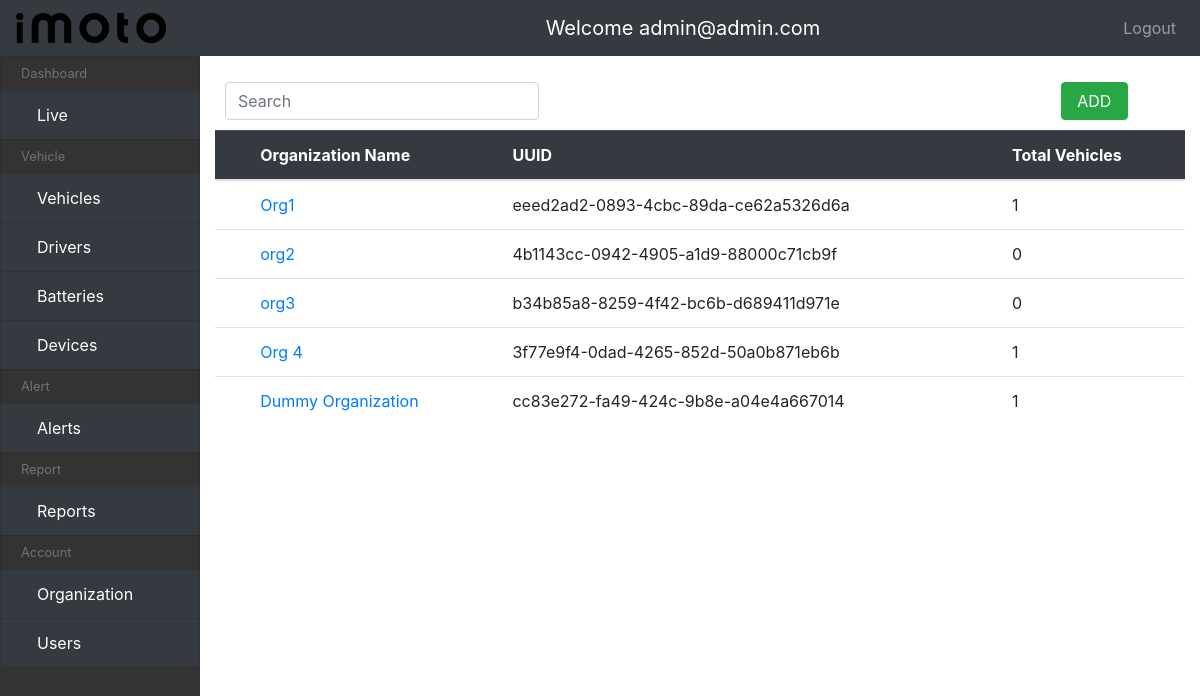
The app's page /accounts/organizations/ (signed in), older data.
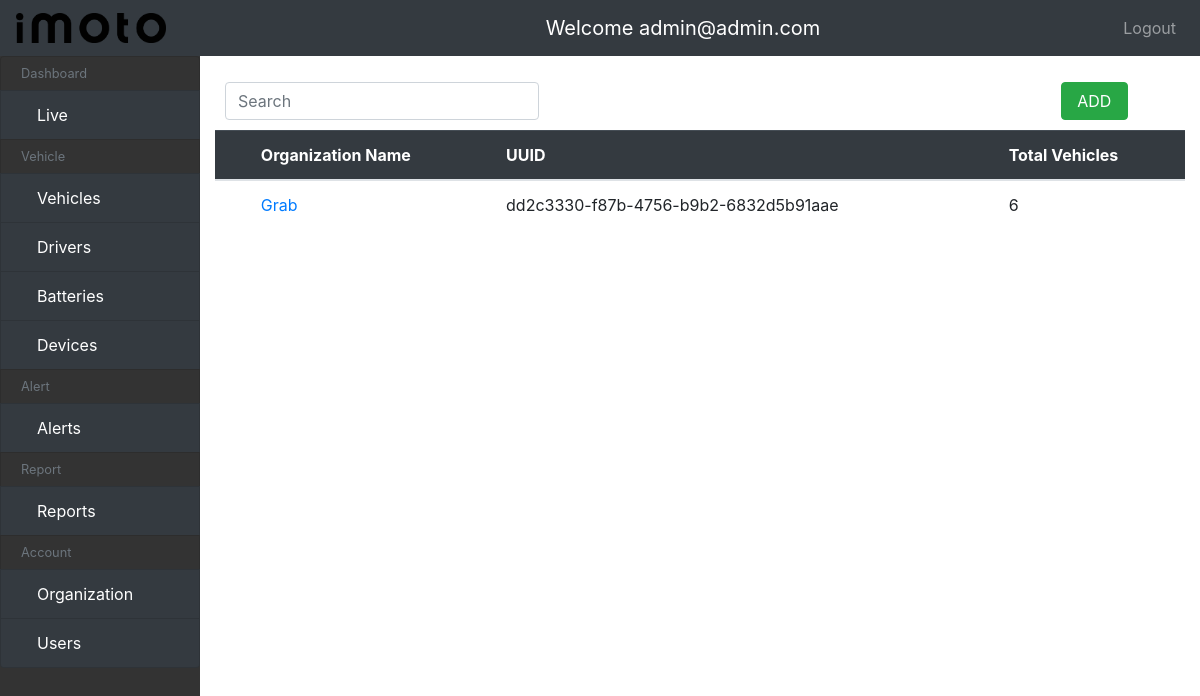
The same page, newer data.
### account/models.py (models this page shows, shortened)
class Account(AbstractBaseUser):
    email = models.EmailField(verbose_name="email",
                              max_length=100, unique=True)
    username = models.CharField(
        verbose_name="username", max_length=30, blank=True, null=True)
    created_at = models.DateTimeField(
        auto_now_add=True, verbose_name="created at")
    date_joined = models.DateTimeField(
        auto_now=True, verbose_name="Date Joined")
    is_admin = models.BooleanField(default=False)
    is_active = models.BooleanField(default=True)
    is_staff = models.BooleanField(default=False)
    is_superuser = models.BooleanField(default=False)
    is_password_changed = models.BooleanField(default=False)
    USERNAME_FIELD = 'email'
    objects = MyAccountManager()

class Organization(models.Model):
    name = models.CharField(max_length=100)
    uuid = models.UUIDField(
        default=uuid4, unique=True, editable=False, verbose_name="UUID"
    )

### account/views.py (the view)
# urls.py: path("organizations/", OrganizationListView.as_view(),
@method_decorator(admin_only, name="dispatch")
class OrganizationListView(AdminOnlyPermissions, ListView):
    model = Organization
    template_name = "account/organization_list.html"
    context_object_name = "organizations"
    def get_context_data(self, **kwargs):
        context = super().get_context_data(**kwargs)
        organizations_filter = OrganizationFilter(
            self.request.GET
        )
        organizations = organizations_filter.qs
        context.update({
            "organizations": organizations,
            "organizations_filter": organizations_filter
        })
        return context

### ev/permissions.py (called while the page is built)
def admin_only(view_func):
    def wrapper_func(request, *args, **kwargs):
        if request.user.is_admin:
            return view_func(request, *args, **kwargs)
        else:
            print("yolo")
            raise Http404()
    return wrapper_func

    def has_permission(self):
        if self.request.user.is_admin:
            return True
        return False

### templates/account/organization_list.html
{% extends "main.html" %}
{% load static %}
{% block content %}
{% include 'add_search.html' with search='organization-list' add='organization-create' filter=organizations_filter placeholder='Search for Organizations' %}
<table class="table">
  <thead class="table-dark">
    <tr>
      <th scope="col"></th>
      <th scope="col">Organization Name</th>
      <th scope="col">UUID</th>
      <th scope="col">Total Vehicles</th>
    </tr>
  </thead>
  <tbody>
    {% if organizations %}
    {% for organization in organizations %}
    <tr>
      <th scope="row"></th>
      <td><a href="{% url 'organization-update' organization.pk %}">{{organization.name}}</a></td>
      <td>{{organization.uuid}}</td>
      <td>{{organization.vehicles.count}}</td>
    </tr>
    {% endfor %}
    {% else %}
    <tr class="no-data">
    <td colspan="14">No Record !!</td>
    </tr>
    {% endif %}
  </tbody>
</table>
{% endblock %}

### templates/main.html (shortened to what this page needs)
{% load static %}
<!DOCTYPE html>
<html lang="en" dir="ltr">
  <head>
    <link rel="stylesheet" href="https://stackpath.bootstrapcdn.com/bootstrap/4.3.1/css/bootstrap.min.css">
    <link href="{% static 'css/custom.css' %}" rel="stylesheet">
  </head>
  <body>
    <div>
      {% block topnav %}
      {% include "topnav.html" %}
      {% endblock topnav %}
      <div class="row" id="body-row">
        {% block sidebar %}
        {% include "sidebar.html" %}
        {% endblock sidebar %}
        <div class="col py-3">
        {% block content %}
        {% endblock content %}
      </div>
      </div>
</div>
  </body>
</html>

### templates/topnav.html (shortened to what this page needs)
{% load static %}
<nav class="navbar navbar-expand-md navbar-dark bg-dark fixed-top">
    <a class="navbar-brand" href="#">
        <img src="{% static 'img/imoto_logo.png' %}" width="150" height="30" class="d-inline-block align-top" alt="">
    </a>
    <div class="mx-auto order-0">
        <a class="navbar-brand mx-auto" href="#">Welcome {{user.email}}</a>
    </div>
    {% if request.user.is_authenticated %}
      <div class="navbar-collapse collapse w-100 order-3 dual-collapse2">
          <ul class="navbar-nav ml-auto">
              <li class="nav-item">
                  <a class="nav-link" href="{% url 'logout' %}">Logout</a>
              </li>
          </ul>
      </div>
    {% endif %}
</nav>

### templates/sidebar.html (shortened to what this page needs)
{% load static %}
<div class="row" id="body-row">
    <div id="sidebar-container" class="sidebar-expanded d-none d-md-block col-2">
        <ul class="list-group sticky-top sticky-offset">
          <li class="list-group-item sidebar-separator-title text-muted d-flex align-items-center menu-collapsed">
              <small>Dashboard</small>
          </li>
          <a href="{% url 'live' %}" class="bg-dark list-group-item list-group-item-action">
              <div class="d-flex w-100 justify-content-start align-items-center">
                  <span class="menu-collapsed">Live</span>
              </div>
          </a>
          <li class="list-group-item sidebar-separator-title text-muted d-flex align-items-center menu-collapsed">
              <small>Vehicle</small>
          </li>
          <a href="{% url 'vehicle-list' %}" class="bg-dark list-group-item list-group-item-action">
              <div class="d-flex w-100 justify-content-start align-items-center">
                  <span class="menu-collapsed">Vehicles</span>
              </div>
          </a>
          <a href="{% url 'driver-list' %}" class="bg-dark list-group-item list-group-item-action">
              <div class="d-flex w-100 justify-content-start align-items-center">
                  <span class="menu-collapsed">Drivers</span>
              </div>
          </a>
          {% if request.user.is_superuser %}
          <a href="{% url 'battery-list' %}" class="bg-dark list-group-item list-group-item-action">
              <div class="d-flex w-100 justify-content-start align-items-center">
                  <span class="menu-collapsed">Batteries</span>
              </div>
          </a>
          <a href="{% url 'device-list' %}" class="bg-dark list-group-item list-group-item-action">
              <div class="d-flex w-100 justify-content-start align-items-center">
                  <span class="menu-collapsed">Devices</span>
              </div>
          </a>
          {% endif %}
            <li class="list-group-item sidebar-separator-title text-muted d-flex align-items-center menu-collapsed">
                <small>Alert</small>
            </li>
            <a href="{% url 'alerts' %}" class="bg-dark list-group-item list-group-item-action">
                <div class="d-flex w-100 justify-content-start align-items-center">
                    <span class="menu-collapsed">Alerts</span>
                </div>
            </a>
            <li class="list-group-item sidebar-separator-title text-muted d-flex align-items-center menu-collapsed">
                <small>Report</small>
            </li>
            <a href="{% url 'reports' %}" class="bg-dark list-group-item list-group-item-action">
                <div class="d-flex w-100 justify-content-start align-items-center">
                    <span class="menu-collapsed">Reports</span>
                </div>
            </a>
            {% if user.is_superuser %}
            <li class="list-group-item sidebar-separator-title text-muted d-flex align-items-center menu-collapsed">
                <small>Account</small>
            </li>
            <a href="{% url 'organization-list' %}" class="bg-dark list-group-item list-group-item-action">
                <div class="d-flex w-100 justify-content-start align-items-center">
                    <span class="menu-collapsed">Organization</span>
                </div>
            </a>
            <a href="{% url 'profile-list' %}" class="bg-dark list-group-item list-group-item-action">
                <div class="d-flex w-100 justify-content-start align-items-center">
                    <span class="menu-collapsed">Users</span>
                </div>
            </a>
          {% endif %}
        </ul>
    </div>

### templates/add_search.html
{% if request.user.is_admin %}
<div class="input-group" style="width:100%; padding:10px;">
  <form action="{% url search  %}" style="width:33%; flex:none float:left;" method="GET">
      <input type="text" name="search" class="form-control rounded"  placeholder={{placeholder}} value="{{ filter.form.search.value|default:'' }}">
</form>
  <div class="" style="width:55%; flex:none float:left;"></div>
  <div  class="btn btn-success" style="width:7%; flex:none float:left; ">
    <a href="{% url add %}" style="color:white">ADD</a>
  </div>
</div>
{% endif %}

### static/css/custom.css (style rules this page uses)
body { padding-top: 56px; }
.sticky-offset { top: 56px; }
#body-row { margin-left:0; margin-right:0; }
#sidebar-container { min-height: 100vh; background-color: #333; padding: 0; }
.sidebar-expanded { width: 850px; }
.py-3 { width: 1000px }
#sidebar-container .list-group a { height: 50px; color: white; }
.sidebar-separator-title { background-color: #333; height: 35px; }
* { box-sizing: border-box; }

Row changes from the older to the newer data that the page shows:
removed Organization: name "Org1", uuid "eeed2ad2-0893-4cbc-89da-ce62a5326d6a", vehicles.count "1"
removed Organization: name "org2", uuid "4b1143cc-0942-4905-a1d9-88000c71cb9f", vehicles.count "0"
removed Organization: name "org3", uuid "b34b85a8-8259-4f42-bc6b-d689411d971e", vehicles.count "0"
removed Organization: name "Org 4", uuid "3f77e9f4-0dad-4265-852d-50a0b871eb6b", vehicles.count "1"
removed Organization: name "Dummy Organization", uuid "cc83e272-fa49-424c-9b8e-a04e4a667014", vehicles.count "1"
added Organization: name "Grab", uuid "dd2c3330-f87b-4756-b9b2-6832d5b91aae", vehicles.count "6"
